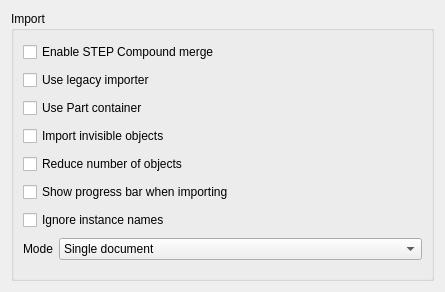
<?xml version="1.0" encoding="UTF-8"?>
<ui version="4.0">
 <class>PartGui::DlgImportStep</class>
 <widget class="QWidget" name="PartGui::DlgImportStep">
  <property name="geometry">
   <rect>
    <x>0</x>
    <y>0</y>
    <width>445</width>
    <height>292</height>
   </rect>
  </property>
  <property name="windowTitle">
   <string>STEP</string>
  </property>
  <layout class="QGridLayout" name="gridLayout_4">
   <item row="1" column="0">
    <widget class="QGroupBox" name="GroupBox2">
     <property name="title">
      <string>Import</string>
     </property>
     <layout class="QVBoxLayout" name="verticalLayout">
      <item>
       <widget class="Gui::PrefCheckBox" name="checkBoxMergeCompound">
        <property name="toolTip">
         <string>If checked, no Compound merge will be done
during file reading (slower but higher details).</string>
        </property>
        <property name="text">
         <string>Enable STEP Compound merge</string>
        </property>
        <property name="prefEntry" stdset="0">
         <cstring>ReadShapeCompoundMode</cstring>
        </property>
        <property name="prefPath" stdset="0">
         <cstring>Mod/Import/hSTEP</cstring>
        </property>
       </widget>
      </item>
      <item>
       <widget class="Gui::PrefCheckBox" name="checkBoxLegacyImporter">
        <property name="toolTip">
         <string>Use legacy STEP importer that does not support linked instance.</string>
        </property>
        <property name="text">
         <string>Use legacy importer</string>
        </property>
        <property name="prefPath" stdset="0">
         <cstring>Mod/Import</cstring>
        </property>
        <property name="prefEntry" stdset="0">
         <cstring>UseLegacyImporter</cstring>
        </property>
       </widget>
      </item>
      <item>
       <widget class="Gui::PrefCheckBox" name="checkBoxUseAppPart">
        <property name="toolTip">
         <string>Select this to use App::Part as group container, or else use App::LinkGroup.</string>
        </property>
        <property name="text">
         <string>Use Part container</string>
        </property>
        <property name="prefEntry" stdset="0">
         <cstring>UseAppPart</cstring>
        </property>
        <property name="prefPath" stdset="0">
         <cstring>Mod/Import</cstring>
        </property>
       </widget>
      </item>
      <item>
       <widget class="Gui::PrefCheckBox" name="checkBoxImportHiddenObj">
        <property name="toolTip">
         <string>Select this to not import any invisible objects.</string>
        </property>
        <property name="text">
         <string>Import invisible objects</string>
        </property>
        <property name="prefEntry" stdset="0">
         <cstring>ImportHiddenObject</cstring>
        </property>
        <property name="prefPath" stdset="0">
         <cstring>Mod/Import</cstring>
        </property>
       </widget>
      </item>
      <item>
       <widget class="Gui::PrefCheckBox" name="checkBoxReduceObjects">
        <property name="toolTip">
         <string>Reduce number of objects using Link array</string>
        </property>
        <property name="text">
         <string>Reduce number of objects</string>
        </property>
        <property name="prefEntry" stdset="0">
         <cstring>ReduceObjects</cstring>
        </property>
        <property name="prefPath" stdset="0">
         <cstring>Mod/Import</cstring>
        </property>
       </widget>
      </item>
      <item>
       <widget class="Gui::PrefCheckBox" name="checkBoxShowProgress">
        <property name="toolTip">
         <string>Show progress bar when importing</string>
        </property>
        <property name="text">
         <string>Show progress bar when importing</string>
        </property>
        <property name="prefEntry" stdset="0">
         <cstring>ShowProgress</cstring>
        </property>
        <property name="prefPath" stdset="0">
         <cstring>Mod/Import</cstring>
        </property>
       </widget>
      </item>
      <item>
       <widget class="Gui::PrefCheckBox" name="checkBoxUseBaseName">
        <property name="toolTip">
         <string>Do not use instance name. Useful for some legacy STEP file with non-meaningful auto generated instance names.</string>
        </property>
        <property name="text">
         <string>Ignore instance names</string>
        </property>
        <property name="prefEntry" stdset="0">
         <cstring>UseBaseName</cstring>
        </property>
        <property name="prefPath" stdset="0">
         <cstring>Mod/Import</cstring>
        </property>
       </widget>
      </item>
      <item>
       <layout class="QHBoxLayout" name="horizontalLayout">
        <item>
         <widget class="QLabel" name="label_5">
          <property name="text">
           <string>Mode</string>
          </property>
         </widget>
        </item>
        <item>
         <widget class="Gui::PrefComboBox" name="comboBoxImportMode">
          <property name="sizePolicy">
           <sizepolicy hsizetype="Expanding" vsizetype="Fixed">
            <horstretch>0</horstretch>
            <verstretch>0</verstretch>
           </sizepolicy>
          </property>
          <property name="prefEntry" stdset="0">
           <cstring>ImportMode</cstring>
          </property>
          <property name="prefPath" stdset="0">
           <cstring>Mod/Import</cstring>
          </property>
          <item>
           <property name="text">
            <string>Single document</string>
           </property>
          </item>
          <item>
           <property name="text">
            <string>Assembly per document</string>
           </property>
          </item>
          <item>
           <property name="text">
            <string>Assembly per document in sub-directory</string>
           </property>
          </item>
          <item>
           <property name="text">
            <string>Object per document</string>
           </property>
          </item>
          <item>
           <property name="text">
            <string>Object per document in sub-directory</string>
           </property>
          </item>
         </widget>
        </item>
       </layout>
      </item>
     </layout>
    </widget>
   </item>
  </layout>
 </widget>
 <customwidgets>
  <customwidget>
   <class>Gui::PrefCheckBox</class>
   <extends>QCheckBox</extends>
   <header>Gui/PrefWidgets.h</header>
  </customwidget>
  <customwidget>
   <class>Gui::PrefComboBox</class>
   <extends>QComboBox</extends>
   <header>Gui/PrefWidgets.h</header>
  </customwidget>
 </customwidgets>
 <tabstops>
  <tabstop>checkBoxMergeCompound</tabstop>
  <tabstop>checkBoxImportHiddenObj</tabstop>
  <tabstop>checkBoxReduceObjects</tabstop>
  <tabstop>checkBoxShowProgress</tabstop>
  <tabstop>checkBoxUseBaseName</tabstop>
  <tabstop>comboBoxImportMode</tabstop>
 </tabstops>
 <resources/>
 <connections/>
</ui>
